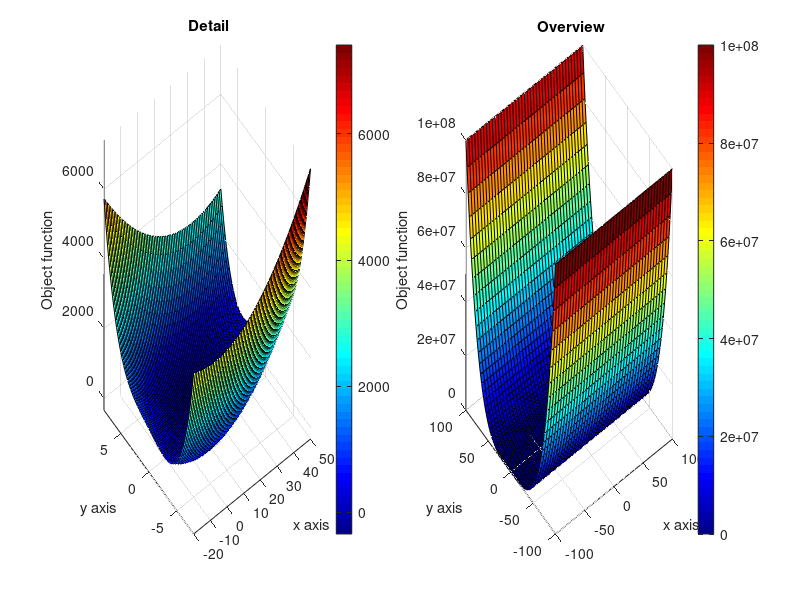

Write the MATLAB code that produced this figure.
clear, clc, close all
%% Before Scaling
figure(1)
subplot(1,2,1)
x = -20:1:50; 
y = -8:0.25:8; 
[X,Y] = meshgrid(x,y);
Z = X.^2 - 5*X.*Y + Y.^4 - 25*X - 8*Y; 
surf(X,Y,Z);
colormap jet
axis tight
ch = colorbar;
xlabel('\fontsize{15} x axis')
ylabel('\fontsize{15} y axis')
zlabel('\fontsize{15} Object function')
title('\fontsize{15} Detail')
subplot(1,2,2)
x = -100:5:100; 
y = -100:2.5:100; 
[X,Y] = meshgrid(x,y);
Z = X.^2 - 5*X.*Y + Y.^4 - 25*X - 8*Y; 
surf(X,Y,Z);
colormap jet
axis tight
ch = colorbar;
xlabel('\fontsize{15} x axis')
ylabel('\fontsize{15} y axis')
zlabel('\fontsize{15} Object function')
title('\fontsize{15} Overview')
%% After Scaling
% subplot(1,2,2)
% x = -20:1:50; 
% y = -56:1.75:56; 
% [X,Y] = meshgrid(x,y);
% Z = X.^2 - (5*X.*Y)/7 - 25.*X + Y.^4/2401 - (8.*Y)/7; 
% surf(X,Y,Z);
% colormap jet
% axis tight
% ch = colorbar
% xlabel('\fontsize{15} x axis')
% ylabel('\fontsize{15} z axis')
% zlabel('\fontsize{15} Object function')
% title('\fontsize{15} AFTER SCALING')


